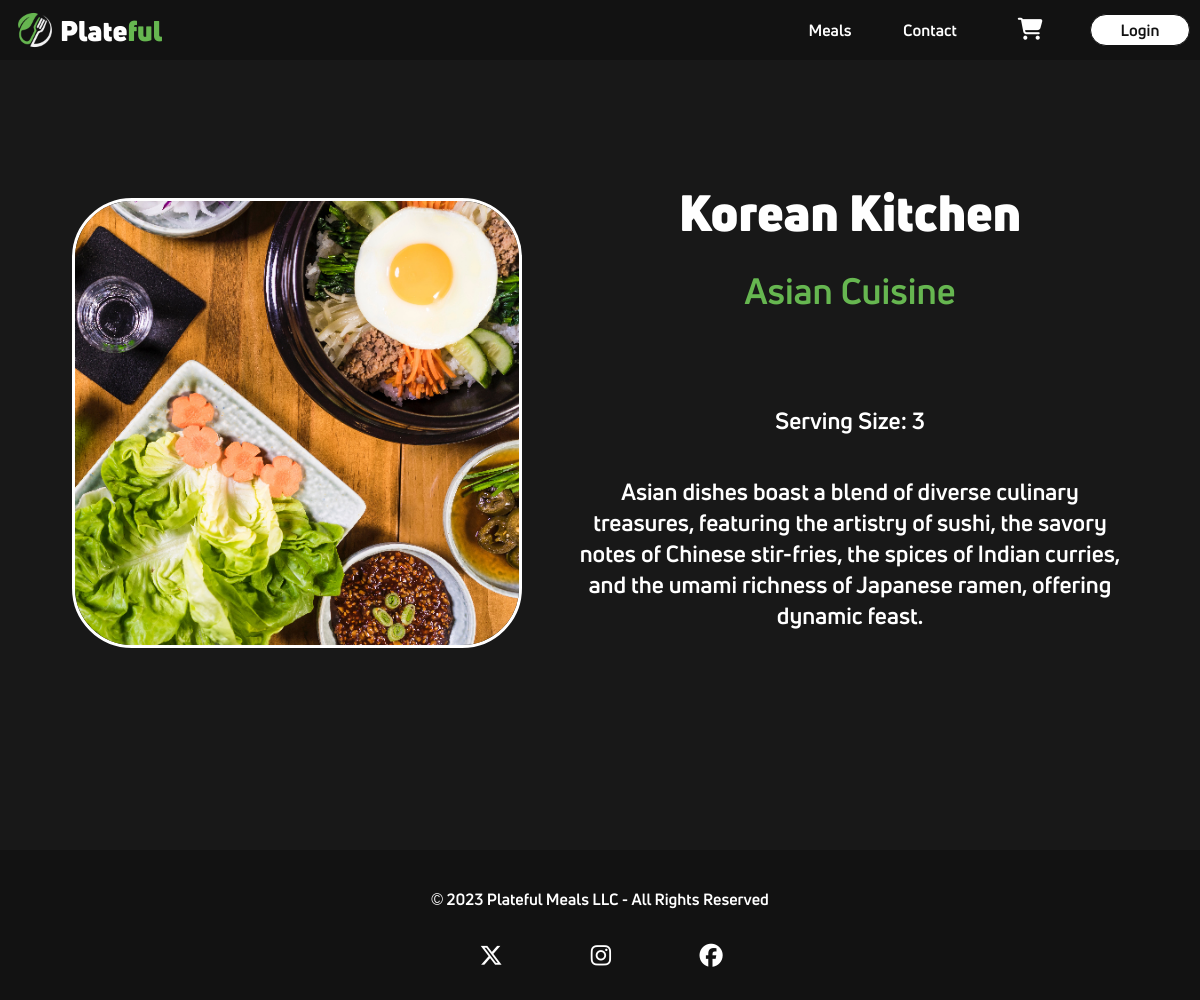
/mealdetails.php?id=4, run on the app's committed database.
### tables this page shows
CREATE TABLE `prepmeals` (
  `id` int(11) NOT NULL,
  `title` varchar(130) NOT NULL,
  `price` decimal(5,2) NOT NULL,
  `category_id` tinyint(4) NOT NULL,
  `serving_size` int(11) NOT NULL,
  `image` varchar(130) NOT NULL,
  `description` text NOT NULL
);

CREATE TABLE `categories` (
  `category_id` tinyint(4) NOT NULL,
  `Category` varchar(25) NOT NULL,
  `description` text DEFAULT NULL
);

### includes/database.php (called while the page is built, shortened)
<?php
$tblMeals = "prepmeals";
$tblCategory = "categories";

### mealdetails.php (the view, shortened to what this page needs)
<?php
require_once('includes/header.php');
require_once ('includes/database.php');
$id = filter_input(INPUT_GET, 'id', FILTER_SANITIZE_NUMBER_INT);
$sql =  "SELECT $tblMeals.*, $tblCategory.Category
 FROM $tblMeals, $tblCategory
 WHERE $tblMeals.category_id = $tblCategory.category_id
 AND id=$id";
$query = $conn->query($sql);
$row = $query->fetch_assoc();
?>
    <div class="details-wrapper">
        <div class="meal-img">
            <img src="<?=$row['image']?>" alt="<?=$row['title']?>">
        </div>
        <div class="meal-description">
            <h2><?=$row['title']?></h2>
            <h4><?= $row['Category'] ?></h4>
            <p>Serving Size: <?= $row['serving_size'] ?></p>
            <p><?= $row['description'] ?></p>
        </div>
    </div>
    </div>
<?php
include('includes/footer.php');

### www/css/styles.css (style rules this page uses)
* { margin: 0; padding: 0; box-sizing: border-box; }
html, body { height: 100%; font-family: "UniBold", sans-serif; background-color: #181818; color: #fff; }
h1, h2, h3, h4, h5, h6, p { margin-bottom: 16px; }
.details-wrapper { display: flex; min-height: 850px; align-items: center; justify-content: space-evenly; width: 88%; margin: 0 auto; }
.details-wrapper .meal-img img { width: 450px; height: 450px; object-fit: cover; border-radius: 60px; border: 3px solid #fff; }
.details-wrapper .meal-description { margin-left: 50px; display: flex; flex-direction: column; align-items: center; }
.details-wrapper .meal-description h2 { font-family: "UniBlack", sans-serif; font-size: 50px; margin-bottom: 20px; }
.details-wrapper .meal-description h4 { font-size: 36px; color: #66B650; margin-bottom: 90px; }
.details-wrapper .meal-description p { margin-bottom: 40px; font-size: 23px; max-width: 600px; text-align: center; }

### data on the page
prepmeals: title "Korean Kitchen", category.Category "Asian Cuisine", serving_size "3", description "Asian dishes boast a blend of diverse culinary treasures, featuring the artistry of sushi, the savory notes of Chinese stir-fries, the spices of Indian curries, and the umami richness of Japanese ramen, offering dynamic feast."
